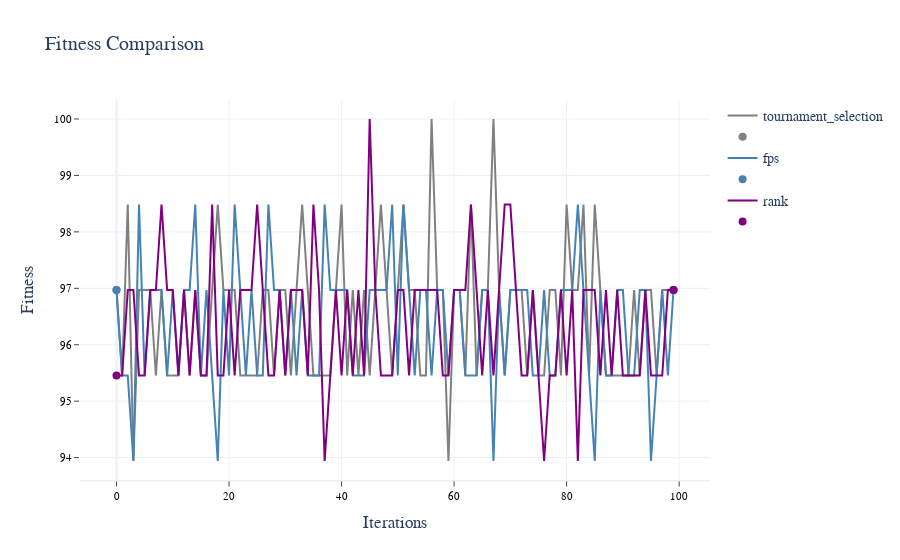
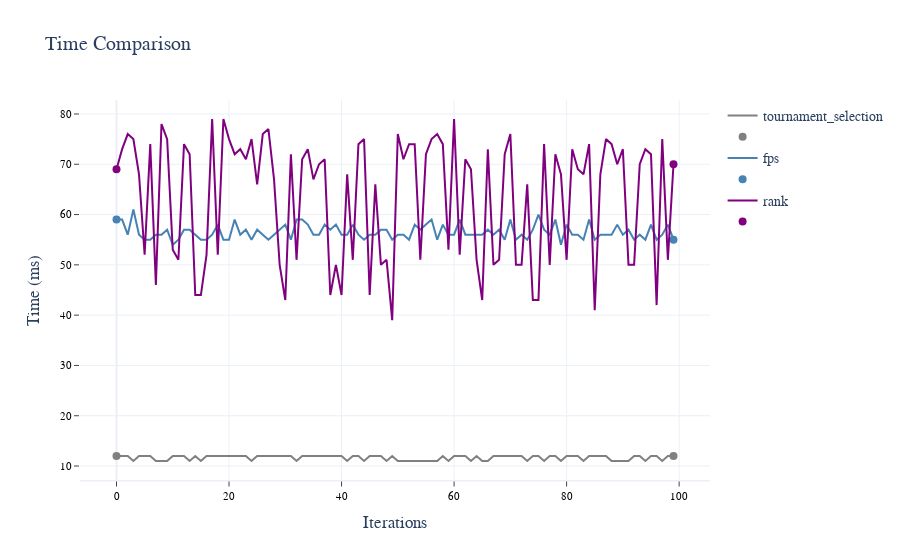

Notebook source saved alongside these figures, in order:
### Markdown cell above
### __2.3 Selection Operator__

### Code cell
# seed for reproducibility
np.random.seed(0)

# Define the range of values
select = ['tournament_selection', 'fps', 'rank']

# Setting previous best parameter as new default value
params.update(replace_param)

# Print current parameters to use in best_operators_search
print('\033[1mParameters for GA:\033[0m', end='\n\n')
print(params, end='\n\n')

param_list, df = best_operators_search('select', select, params)

# Displaying average results of the 100 iterations
print('\033[1mAverage results:', end='\n')
df['const'] = 'const'
df_avg = df.groupby('const').mean().reset_index(drop=True).round(3)
display(df_avg)

# Getting best parameter by fitness & time
best_param_fit = df_avg[[col for col in df_avg.columns if col.startswith('Fit_')]].idxmax(axis=1)[0].replace('Fit_', '')
best_param_time = df_avg[[col for col in df_avg.columns if col.startswith('Time_')]].idxmin(axis=1)[0].replace('Time_', '')
replace_param = {'select': best_param_fit}
print(f'\nBest Fitness: \033[1m{best_param_fit}\033[0m\n\nBest Time: \033[1m{best_param_time}\033[0m', end='\n\n')

# Plotting results
plot_values(data = df, colors = color_palette[:len(select)], layout=2, template='white', grid=True)

### Figure 1 — Plotly figure (JSON) as saved in the notebook; plotly's stock layout.template omitted (floating-point values rounded to 4 significant figures)
{"data": [{"line": {"color": "gray", "width": 2}, "name": "tournament_selection", "type": "scatter", "x": [0, 1, 2, 3, 4, 5, 6, 7, 8, 9, 10, 11, 12, 13, 14, 15, 16, 17, 18, 19, 20, 21, 22, 23, 24, 25, 26, 27, 28, 29, 30, 31, 32, 33, 34, 35, 36, 37, 38, 39, 40, 41, 42, 43, 44, 45, 46, 47, 48, 49, 50, 51, 52, 53, 54, 55, 56, 57, 58, 59, 60, 61, 62, 63, 64, 65, 66, 67, 68, 69, 70, 71, 72, 73, 74, 75, 76, 77, 78, 79, 80, 81, 82, 83, 84, 85, 86, 87, 88, 89, 90, 91, 92, 93, 94, 95, 96, 97, 98, 99], "y": [96.97, 95.45, 98.48, 93.94, 96.97, 96.97, 96.97, 95.45, 96.97, 95.45, 95.45, 95.45, 96.97, 95.45, 96.97, 95.45, 95.45, 96.97, 98.48, 96.97, 96.97, 96.97, 95.45, 95.45, 95.45, 95.45, 96.97, 96.97, 95.45, 96.97, 96.97, 95.45, 96.97, 98.48, 96.97, 95.45, 95.45, 95.45, 95.45, 96.97, 98.48, 95.45, 96.97, 95.45, 96.97, 95.45, 96.97, 98.48, 96.97, 95.45, 96.97, 98.48, 96.97, 96.97, 95.45, 95.45, 100, 96.97, 96.97, 93.94, 96.97, 96.97, 95.45, 98.48, 95.45, 96.97, 96.97, 100, 96.97, 95.45, 96.97, 96.97, 96.97, 95.45, 96.97, 95.45, 95.45, 96.97, 96.97, 95.45, 98.48, 96.97, 96.97, 98.48, 95.45, 98.48, 96.97, 95.45, 95.45, 95.45, 95.45, 95.45, 96.97, 95.45, 96.97, 96.97, 95.45, 96.97, 96.97, 96.97]}, {"marker": {"color": "gray", "size": 8}, "mode": "markers", "name": "", "type": "scatter", "x": [0, 99], "y": [96.97, 96.97]}, {"line": {"color": "steelblue", "width": 2}, "name": "fps", "type": "scatter", "x": [0, 1, 2, 3, 4, 5, 6, 7, 8, 9, 10, 11, 12, 13, 14, 15, 16, 17, 18, 19, 20, 21, 22, 23, 24, 25, 26, 27, 28, 29, 30, 31, 32, 33, 34, 35, 36, 37, 38, 39, 40, 41, 42, 43, 44, 45, 46, 47, 48, 49, 50, 51, 52, 53, 54, 55, 56, 57, 58, 59, 60, 61, 62, 63, 64, 65, 66, 67, 68, 69, 70, 71, 72, 73, 74, 75, 76, 77, 78, 79, 80, 81, 82, 83, 84, 85, 86, 87, 88, 89, 90, 91, 92, 93, 94, 95, 96, 97, 98, 99], "y": [96.97, 95.45, 95.45, 93.94, 98.48, 95.45, 96.97, 96.97, 96.97, 95.45, 96.97, 95.45, 96.97, 96.97, 98.48, 95.45, 96.97, 95.45, 93.94, 96.97, 95.45, 98.48, 96.97, 95.45, 96.97, 95.45, 95.45, 98.48, 96.97, 96.97, 95.45, 96.97, 95.45, 96.97, 95.45, 95.45, 95.45, 98.48, 96.97, 96.97, 96.97, 96.97, 95.45, 95.45, 95.45, 96.97, 96.97, 96.97, 96.97, 98.48, 95.45, 98.48, 96.97, 95.45, 96.97, 96.97, 95.45, 96.97, 96.97, 95.45, 96.97, 96.97, 95.45, 95.45, 95.45, 96.97, 96.97, 93.94, 96.97, 95.45, 96.97, 96.97, 96.97, 96.97, 95.45, 95.45, 96.97, 95.45, 95.45, 96.97, 96.97, 96.97, 98.48, 96.97, 95.45, 93.94, 96.97, 95.45, 95.45, 96.97, 96.97, 95.45, 95.45, 96.97, 96.97, 93.94, 95.45, 96.97, 95.45, 96.97]}, {"marker": {"color": "steelblue", "size": 8}, "mode": "markers", "name": "", "type": "scatter", "x": [0, 99], "y": [96.97, 96.97]}, {"line": {"color": "purple", "width": 2}, "name": "rank", "type": "scatter", "x": [0, 1, 2, 3, 4, 5, 6, 7, 8, 9, 10, 11, 12, 13, 14, 15, 16, 17, 18, 19, 20, 21, 22, 23, 24, 25, 26, 27, 28, 29, 30, 31, 32, 33, 34, 35, 36, 37, 38, 39, 40, 41, 42, 43, 44, 45, 46, 47, 48, 49, 50, 51, 52, 53, 54, 55, 56, 57, 58, 59, 60, 61, 62, 63, 64, 65, 66, 67, 68, 69, 70, 71, 72, 73, 74, 75, 76, 77, 78, 79, 80, 81, 82, 83, 84, 85, 86, 87, 88, 89, 90, 91, 92, 93, 94, 95, 96, 97, 98, 99], "y": [95.45, 95.45, 96.97, 96.97, 95.45, 95.45, 96.97, 96.97, 98.48, 96.97, 96.97, 95.45, 96.97, 95.45, 96.97, 95.45, 95.45, 98.48, 95.45, 95.45, 96.97, 95.45, 96.97, 96.97, 96.97, 98.48, 96.97, 95.45, 95.45, 96.97, 95.45, 96.97, 96.97, 96.97, 95.45, 98.48, 96.97, 93.94, 95.45, 96.97, 95.45, 96.97, 95.45, 96.97, 95.45, 100, 96.97, 95.45, 95.45, 95.45, 96.97, 96.97, 95.45, 96.97, 96.97, 96.97, 96.97, 96.97, 95.45, 95.45, 96.97, 96.97, 96.97, 98.48, 96.97, 95.45, 96.97, 95.45, 96.97, 98.48, 98.48, 96.97, 95.45, 95.45, 96.97, 95.45, 93.94, 95.45, 95.45, 96.97, 95.45, 96.97, 93.94, 96.97, 96.97, 96.97, 95.45, 96.97, 95.45, 96.97, 95.45, 95.45, 95.45, 95.45, 96.97, 95.45, 95.45, 95.45, 96.97, 96.97]}, {"marker": {"color": "purple", "size": 8}, "mode": "markers", "name": "", "type": "scatter", "x": [0, 99], "y": [95.45, 96.97]}], "layout": {"font": {"family": "Verdana", "size": 14}, "title": {"text": "Fitness Comparison"}, "xaxis": {"linewidth": 1.5, "showgrid": true, "showline": true, "showticklabels": true, "tickfont": {"color": "#000000", "family": "Verdana", "size": 11}, "ticks": "outside", "title": {"text": "Iterations"}}, "yaxis": {"showgrid": true, "showline": false, "showticklabels": true, "tickfont": {"color": "#000000", "family": "Verdana", "size": 11}, "ticks": "outside", "title": {"text": "Fitness"}, "zeroline": false}}}

### Figure 2 — Plotly figure (JSON) as saved in the notebook; plotly's stock layout.template omitted (floating-point values rounded to 4 significant figures)
{"data": [{"line": {"color": "gray", "width": 2}, "name": "tournament_selection", "type": "scatter", "x": [0, 1, 2, 3, 4, 5, 6, 7, 8, 9, 10, 11, 12, 13, 14, 15, 16, 17, 18, 19, 20, 21, 22, 23, 24, 25, 26, 27, 28, 29, 30, 31, 32, 33, 34, 35, 36, 37, 38, 39, 40, 41, 42, 43, 44, 45, 46, 47, 48, 49, 50, 51, 52, 53, 54, 55, 56, 57, 58, 59, 60, 61, 62, 63, 64, 65, 66, 67, 68, 69, 70, 71, 72, 73, 74, 75, 76, 77, 78, 79, 80, 81, 82, 83, 84, 85, 86, 87, 88, 89, 90, 91, 92, 93, 94, 95, 96, 97, 98, 99], "y": [12, 12, 12, 11, 12, 12, 12, 11, 11, 11, 12, 12, 12, 11, 12, 11, 12, 12, 12, 12, 12, 12, 12, 12, 11, 12, 12, 12, 12, 12, 12, 12, 11, 12, 12, 12, 12, 12, 12, 12, 12, 11, 12, 12, 11, 12, 12, 12, 11, 12, 11, 11, 11, 11, 11, 11, 11, 11, 12, 11, 12, 12, 12, 11, 12, 11, 11, 12, 12, 12, 12, 12, 12, 11, 12, 12, 11, 12, 12, 11, 12, 12, 12, 11, 12, 12, 12, 12, 11, 11, 11, 11, 12, 12, 11, 12, 12, 11, 12, 12]}, {"marker": {"color": "gray", "size": 8}, "mode": "markers", "name": "", "type": "scatter", "x": [0, 99], "y": [12, 12]}, {"line": {"color": "steelblue", "width": 2}, "name": "fps", "type": "scatter", "x": [0, 1, 2, 3, 4, 5, 6, 7, 8, 9, 10, 11, 12, 13, 14, 15, 16, 17, 18, 19, 20, 21, 22, 23, 24, 25, 26, 27, 28, 29, 30, 31, 32, 33, 34, 35, 36, 37, 38, 39, 40, 41, 42, 43, 44, 45, 46, 47, 48, 49, 50, 51, 52, 53, 54, 55, 56, 57, 58, 59, 60, 61, 62, 63, 64, 65, 66, 67, 68, 69, 70, 71, 72, 73, 74, 75, 76, 77, 78, 79, 80, 81, 82, 83, 84, 85, 86, 87, 88, 89, 90, 91, 92, 93, 94, 95, 96, 97, 98, 99], "y": [59, 59, 56, 61, 56, 55, 55, 56, 56, 57, 54, 55, 57, 57, 56, 55, 55, 56, 58, 55, 55, 59, 56, 57, 55, 57, 56, 55, 56, 57, 58, 55, 59, 59, 58, 56, 56, 58, 57, 58, 56, 56, 58, 56, 55, 56, 56, 57, 57, 55, 56, 56, 55, 58, 57, 58, 59, 55, 58, 56, 56, 59, 56, 56, 56, 56, 57, 56, 57, 55, 59, 55, 56, 55, 57, 60, 57, 56, 59, 54, 58, 56, 56, 55, 59, 55, 56, 56, 56, 58, 56, 57, 55, 56, 55, 58, 55, 56, 58, 55]}, {"marker": {"color": "steelblue", "size": 8}, "mode": "markers", "name": "", "type": "scatter", "x": [0, 99], "y": [59, 55]}, {"line": {"color": "purple", "width": 2}, "name": "rank", "type": "scatter", "x": [0, 1, 2, 3, 4, 5, 6, 7, 8, 9, 10, 11, 12, 13, 14, 15, 16, 17, 18, 19, 20, 21, 22, 23, 24, 25, 26, 27, 28, 29, 30, 31, 32, 33, 34, 35, 36, 37, 38, 39, 40, 41, 42, 43, 44, 45, 46, 47, 48, 49, 50, 51, 52, 53, 54, 55, 56, 57, 58, 59, 60, 61, 62, 63, 64, 65, 66, 67, 68, 69, 70, 71, 72, 73, 74, 75, 76, 77, 78, 79, 80, 81, 82, 83, 84, 85, 86, 87, 88, 89, 90, 91, 92, 93, 94, 95, 96, 97, 98, 99], "y": [69, 73, 76, 75, 68, 52, 74, 46, 78, 75, 53, 51, 74, 72, 44, 44, 52, 79, 52, 79, 75, 72, 73, 71, 75, 66, 76, 77, 67, 50, 43, 72, 51, 71, 73, 67, 70, 71, 44, 50, 44, 68, 51, 74, 75, 44, 66, 50, 51, 39, 76, 71, 74, 74, 51, 72, 75, 76, 74, 53, 79, 52, 71, 69, 51, 43, 73, 50, 51, 72, 76, 50, 50, 66, 43, 43, 74, 50, 72, 68, 51, 73, 69, 68, 74, 41, 68, 75, 74, 70, 73, 50, 50, 70, 73, 72, 42, 75, 51, 70]}, {"marker": {"color": "purple", "size": 8}, "mode": "markers", "name": "", "type": "scatter", "x": [0, 99], "y": [69, 70]}], "layout": {"font": {"family": "Verdana", "size": 14}, "title": {"text": "Time Comparison"}, "xaxis": {"linewidth": 1.5, "showgrid": true, "showline": true, "showticklabels": true, "tickfont": {"color": "#000000", "family": "Verdana", "size": 11}, "ticks": "outside", "title": {"text": "Iterations"}}, "yaxis": {"showgrid": true, "showline": false, "showticklabels": true, "tickfont": {"color": "#000000", "family": "Verdana", "size": 11}, "ticks": "outside", "title": {"text": "Time (ms)"}, "zeroline": false}}}
